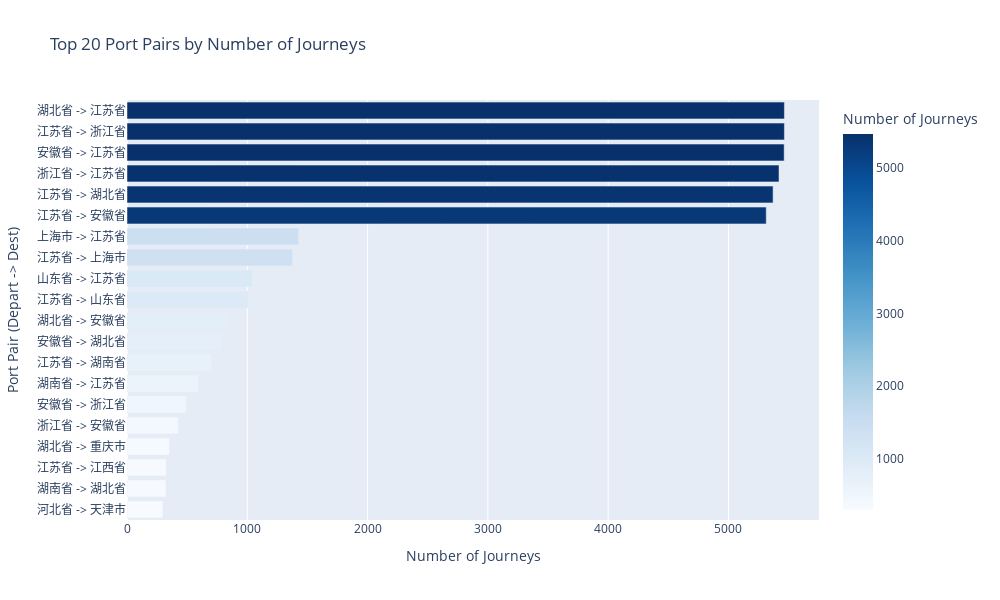

Notebook code for this chart:
### Markdown cell above
## 2.3 Port Pairs by Province

### Code cell
import pandas as pd
import plotly.express as px

# Assuming dd_df is your DataFrame
# Calculate the top port pairs (depart, dest) count
top_port_pairs = dd_df.groupby(['depart_dim', 'dest_dim']).size().reset_index(name='count')
top_port_pairs = top_port_pairs.sort_values(by='count', ascending=False).head(20)

# Prepare labels for the bar chart
top_port_pairs['port_pair'] = top_port_pairs.apply(lambda x: f"{x['depart_dim']} -> {x['dest_dim']}", axis=1)

# Use Plotly to create a bar chart
fig = px.bar(
    top_port_pairs,
    x='count',
    y='port_pair',
    orientation='h',
    labels={'count': 'Number of Journeys', 'port_pair': 'Port Pair (Depart -> Dest)'},
    title='Top 20 Port Pairs by Number of Journeys',
    color='count',
    color_continuous_scale='Blues'
)

# Adjust layout
fig.update_layout(
    xaxis_title='Number of Journeys',
    yaxis_title='Port Pair (Depart -> Dest)',
    yaxis={'categoryorder': 'total ascending'},
    height=600,
    width=1000
)

# Show the chart
fig.show()

### Figure 1 — Plotly figure (JSON) as saved in the notebook; plotly's stock layout.template omitted (floating-point values rounded to 4 significant figures)
{"data": [{"alignmentgroup": "True", "hovertemplate": "Number of Journeys=%{marker.color}<br>Port Pair (Depart -> Dest)=%{y}<extra></extra>", "legendgroup": "", "marker": {"color": [5465, 5465, 5463, 5420, 5371, 5314, 1427, 1377, 1041, 1008, 833, 796, 703, 595, 493, 425, 352, 325, 324, 298], "coloraxis": "coloraxis", "pattern": {"shape": ""}}, "name": "", "offsetgroup": "", "orientation": "h", "showlegend": false, "textposition": "auto", "type": "bar", "x": [5465, 5465, 5463, 5420, 5371, 5314, 1427, 1377, 1041, 1008, 833, 796, 703, 595, 493, 425, 352, 325, 324, 298], "xaxis": "x", "y": ["江苏省 -> 浙江省", "湖北省 -> 江苏省", "安徽省 -> 江苏省", "浙江省 -> 江苏省", "江苏省 -> 湖北省", "江苏省 -> 安徽省", "上海市 -> 江苏省", "江苏省 -> 上海市", "山东省 -> 江苏省", "江苏省 -> 山东省", "湖北省 -> 安徽省", "安徽省 -> 湖北省", "江苏省 -> 湖南省", "湖南省 -> 江苏省", "安徽省 -> 浙江省", "浙江省 -> 安徽省", "湖北省 -> 重庆市", "江苏省 -> 江西省", "湖南省 -> 湖北省", "河北省 -> 天津市"], "yaxis": "y"}], "layout": {"barmode": "relative", "coloraxis": {"colorbar": {"title": {"text": "Number of Journeys"}}, "colorscale": [[0, "rgb(247,251,255)"], [0.125, "rgb(222,235,247)"], [0.25, "rgb(198,219,239)"], [0.375, "rgb(158,202,225)"], [0.5, "rgb(107,174,214)"], [0.625, "rgb(66,146,198)"], [0.75, "rgb(33,113,181)"], [0.875, "rgb(8,81,156)"], [1, "rgb(8,48,107)"]]}, "height": 600, "legend": {"tracegroupgap": 0}, "title": {"text": "Top 20 Port Pairs by Number of Journeys"}, "width": 1000, "xaxis": {"anchor": "y", "autorange": true, "domain": [0, 1], "range": [0, 5753.0], "title": {"text": "Number of Journeys"}, "type": "linear"}, "yaxis": {"anchor": "x", "autorange": true, "categoryorder": "total ascending", "domain": [0, 1], "range": [-0.5, 19.5], "title": {"text": "Port Pair (Depart -> Dest)"}, "type": "category"}}}
